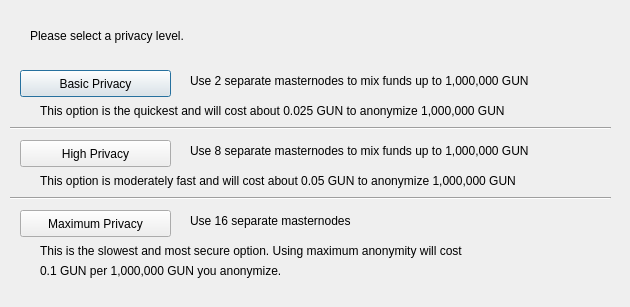
<?xml version="1.0" encoding="UTF-8"?>
<ui version="4.0">
 <class>DarksendConfig</class>
 <widget class="QDialog" name="DarksendConfig">
  <property name="geometry">
   <rect>
    <x>0</x>
    <y>0</y>
    <width>630</width>
    <height>307</height>
   </rect>
  </property>
  <property name="windowTitle">
   <string>Configure PrivateSend</string>
  </property>
  <widget class="QPushButton" name="buttonBasic">
   <property name="geometry">
    <rect>
     <x>20</x>
     <y>70</y>
     <width>151</width>
     <height>27</height>
    </rect>
   </property>
   <property name="text">
    <string>Basic Privacy</string>
   </property>
  </widget>
  <widget class="QPushButton" name="buttonHigh">
   <property name="geometry">
    <rect>
     <x>20</x>
     <y>140</y>
     <width>151</width>
     <height>27</height>
    </rect>
   </property>
   <property name="text">
    <string>High Privacy</string>
   </property>
  </widget>
  <widget class="QPushButton" name="buttonMax">
   <property name="geometry">
    <rect>
     <x>20</x>
     <y>210</y>
     <width>151</width>
     <height>27</height>
    </rect>
   </property>
   <property name="text">
    <string>Maximum Privacy</string>
   </property>
  </widget>
  <widget class="QLabel" name="label">
   <property name="geometry">
    <rect>
     <x>30</x>
     <y>20</y>
     <width>571</width>
     <height>31</height>
    </rect>
   </property>
   <property name="text">
    <string>Please select a privacy level.</string>
   </property>
  </widget>
  <widget class="QLabel" name="label_2">
   <property name="geometry">
    <rect>
     <x>190</x>
     <y>70</y>
     <width>421</width>
     <height>21</height>
    </rect>
   </property>
   <property name="text">
    <string>Use 2 separate masternodes to mix funds up to 1,000,000 GUN</string>
   </property>
  </widget>
  <widget class="QLabel" name="label_3">
   <property name="geometry">
    <rect>
     <x>190</x>
     <y>140</y>
     <width>411</width>
     <height>21</height>
    </rect>
   </property>
   <property name="text">
    <string>Use 8 separate masternodes to mix funds up to 1,000,000 GUN</string>
   </property>
  </widget>
  <widget class="QLabel" name="label_4">
   <property name="geometry">
    <rect>
     <x>190</x>
     <y>210</y>
     <width>421</width>
     <height>21</height>
    </rect>
   </property>
   <property name="text">
    <string>Use 16 separate masternodes</string>
   </property>
  </widget>
  <widget class="QLabel" name="label_6">
   <property name="geometry">
    <rect>
     <x>40</x>
     <y>100</y>
     <width>561</width>
     <height>21</height>
    </rect>
   </property>
   <property name="text">
    <string>This option is the quickest and will cost about 0.025 GUN to anonymize 1,000,000 GUN</string>
   </property>
  </widget>
  <widget class="QLabel" name="label_7">
   <property name="geometry">
    <rect>
     <x>40</x>
     <y>170</y>
     <width>561</width>
     <height>21</height>
    </rect>
   </property>
   <property name="text">
    <string>This option is moderately fast and will cost about 0.05 GUN to anonymize 1,000,000 GUN</string>
   </property>
  </widget>
  <widget class="QLabel" name="label_8">
   <property name="geometry">
    <rect>
     <x>40</x>
     <y>240</y>
     <width>561</width>
     <height>21</height>
    </rect>
   </property>
   <property name="text">
    <string>This is the slowest and most secure option. Using maximum anonymity will cost</string>
   </property>
  </widget>
  <widget class="QLabel" name="label_9">
   <property name="geometry">
    <rect>
     <x>40</x>
     <y>260</y>
     <width>561</width>
     <height>21</height>
    </rect>
   </property>
   <property name="text">
    <string>0.1 GUN per 1,000,000 GUN you anonymize.</string>
   </property>
  </widget>
  <widget class="Line" name="line">
   <property name="geometry">
    <rect>
     <x>10</x>
     <y>120</y>
     <width>601</width>
     <height>16</height>
    </rect>
   </property>
   <property name="orientation">
    <enum>Qt::Horizontal</enum>
   </property>
  </widget>
  <widget class="Line" name="line_2">
   <property name="geometry">
    <rect>
     <x>10</x>
     <y>190</y>
     <width>601</width>
     <height>16</height>
    </rect>
   </property>
   <property name="orientation">
    <enum>Qt::Horizontal</enum>
   </property>
  </widget>
 </widget>
 <resources/>
 <connections/>
</ui>
